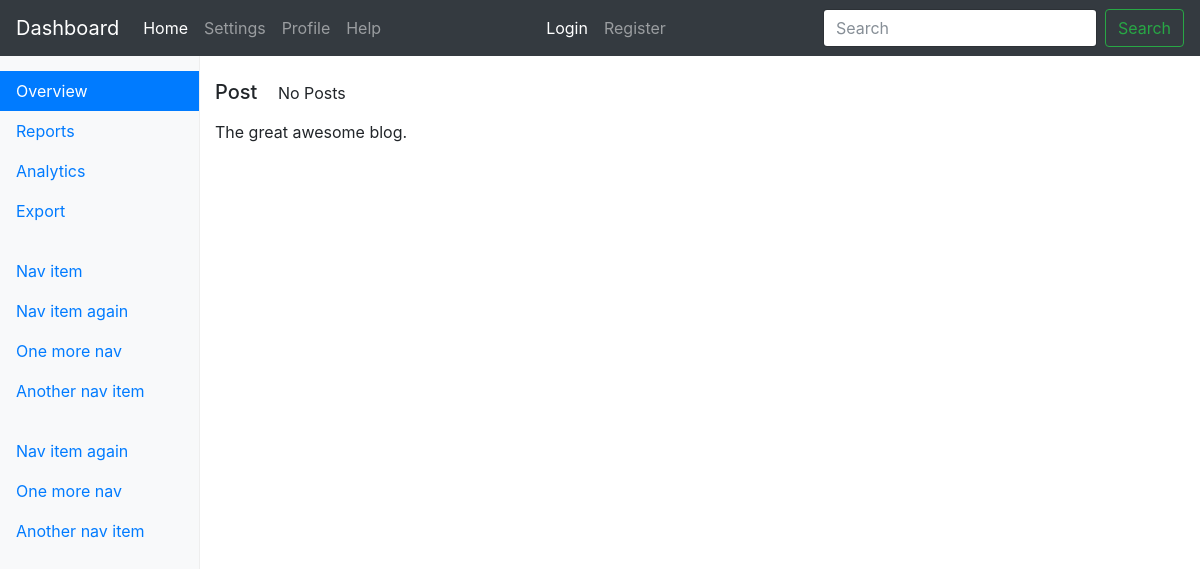
The page /blog/ on the database as committed earlier.
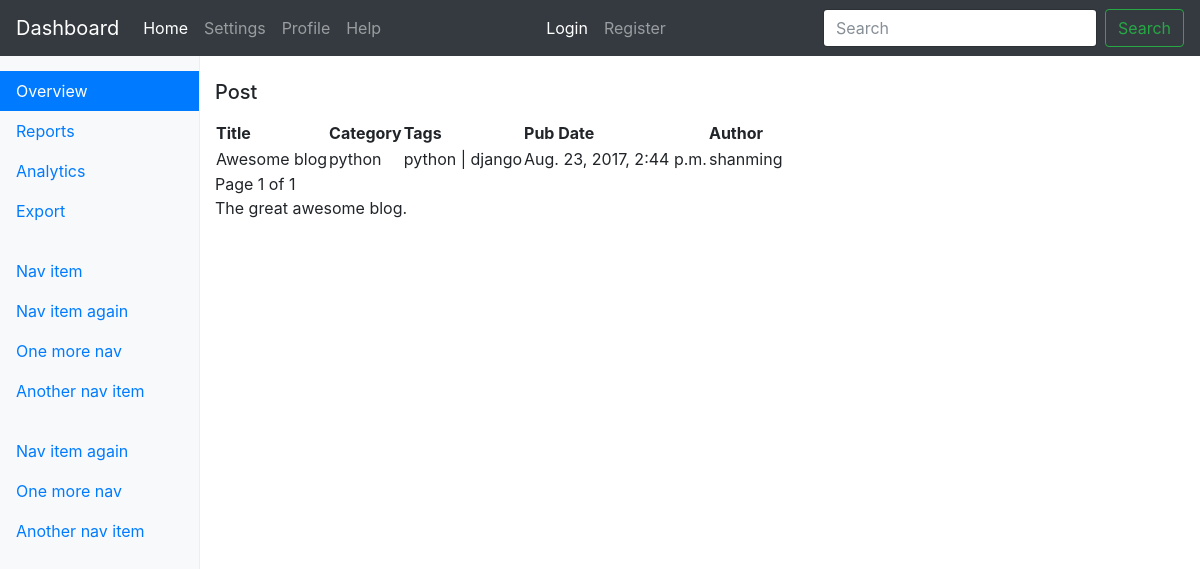
The same page on the database as committed later.
### blog/models.py (models this page shows, shortened)
class Post(models.Model):
    title = models.CharField(max_length=200)
    content = models.TextField()
    pub_date = models.DateTimeField(auto_now_add=True)
    category = models.ForeignKey(Category)
    tags = models.ManyToManyField(Tag)
    author = models.ForeignKey(Author, blank=True)
    class Meta:
        verbose_name = "Post"
        verbose_name_plural = "Posts"

class Category(models.Model):
    name = models.CharField(max_length=100, unique=True)
    slug = models.SlugField(max_length=100, unique=True)
    author = models.ForeignKey(Author, blank=True)
    class Meta:
        verbose_name = "Category"
        verbose_name_plural = "Categories"
    def __str__(self):
        return self.name

class Tag(models.Model):
    name = models.CharField(max_length=100, unique=True)
    slug = models.SlugField(max_length=100, unique=True)
    author = models.ForeignKey(Author, blank=True)
    class Meta:
        verbose_name = 'Tag'
        verbose_name_plural = 'Tags'
    def __str__(self):
        return self.name

class Author(models.Model):
    user = models.OneToOneField(User)
    phone = models.IntegerField(default=1, blank=True)
    activation_key = models.CharField(default=1, max_length=255)
    email_validated = models.BooleanField(default=False)
    class Meta:
        verbose_name = "Author"
        verbose_name_plural = "Authors"

### blog/views.py (the view)
def post_list(request, json=False):
    posts = blog_models.Post.objects.all()
    posts = helpers.pg_records(request, posts)
    if json:
        data = [post.json() for post in posts]
        return JsonResponse(data, safe=False)
    return render(request, 'blog/post_list.html', {"posts": posts})

### awesome_blog/helpers.py (called while the page is built)
def pg_records(request, all_list, num=10):
    page = request.GET.get('page', 1)
    paginator = Paginator(all_list, num)
    try:
        records = paginator.page(page)
    except PageNotAnInteger:
        records = paginator.page(1)
    except EmptyPage:
        records = paginator.page(paginator.num_pages)
    return records

### blog/templates/blog/post_list.html (shortened to what this page needs)
{% extends 'blog/base.html' %}
{% block main %}
    <h3 class="navbar-brand">Post</h3>
    {% if posts %}
        <table>
            <tr>
                <th>Title</th>
                <th>Category</th>
                <th>Tags</th>
                <th>Pub Date</th>
                <th>Author</th>
            </tr>
            {% for post in posts %}
                {% include 'blog/post_info.html' %}
            {% endfor %}
        </table>
    {% else %}
        No Posts
    {% endif %}
{% endblock %}

### blog/templates/blog/post_info.html (shortened to what this page needs)
<td>{{ post.title }}</td>
<td>{{ post.category }}</td>
<td>
    {% for tag in post.tags.all %}
        {{ tag }}
        {% if not forloop.last %}
            |
        {% endif %}
    {% empty %}
        None
    {% endfor %}
</td>
<td>{{ post.pub_date }}</td>
<td>{{ post.author.user.username }}</td>

Rows that differ between the two databases and show on the page:
added Post: title "Awesome blog", category "python", pub_date "Aug. 23, 2017, 2:44 p.m.", author.user.username "shanming"
added Tag: name "python"
added Tag: name "django"
Other text that changed with them:
{{ posts.number }}: (not shown) → "1"
{{ posts.paginator.num_pages }}: (not shown) → "1"
text no longer shown: "No Posts"
text now shown: "Title Category Tags Pub Date Author Page of"
